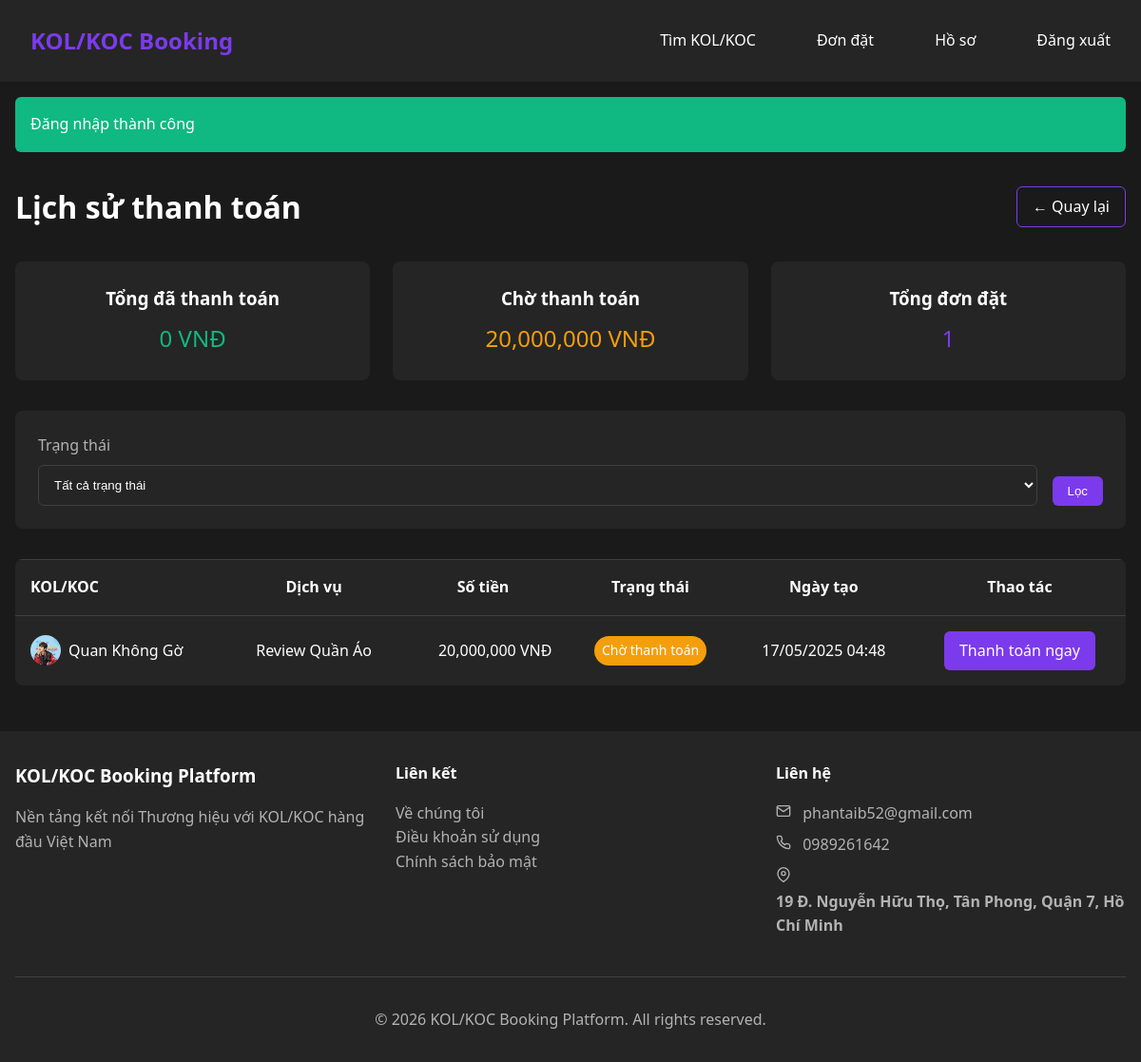
Page /brand/payment-h.php (signed in) on the committed database.
### tables this page shows
CREATE TABLE `payments` (
  `id` int(10) UNSIGNED NOT NULL,
  `booking_id` int(10) UNSIGNED NOT NULL,
  `amount` decimal(10,2) NOT NULL,
  `payment_method` varchar(50) DEFAULT NULL,
  `status` enum('pending','paid','failed') NOT NULL,
  `created_at` timestamp NOT NULL DEFAULT current_timestamp()
);

CREATE TABLE `profiles` (
  `user_id` int(10) UNSIGNED NOT NULL,
  `name` varchar(100) NOT NULL,
  `avatar` varchar(255) DEFAULT NULL,
  `bio` text DEFAULT NULL,
  `industry` varchar(100) DEFAULT NULL,
  `social_links` varchar(255) DEFAULT NULL,
  `followers` int(11) DEFAULT NULL
);

CREATE TABLE `services` (
  `id` int(10) UNSIGNED NOT NULL,
  `user_id` int(10) UNSIGNED NOT NULL,
  `name` varchar(100) NOT NULL,
  `rate` decimal(10,2) NOT NULL DEFAULT 0.00,
  `description` text NOT NULL
);

CREATE TABLE `settings` (
  `id` varchar(50) NOT NULL,
  `name` varchar(100) NOT NULL,
  `value` text DEFAULT NULL,
  `type` enum('text','image','json') NOT NULL DEFAULT 'text',
  `created_at` timestamp NOT NULL DEFAULT current_timestamp(),
  `updated_at` timestamp NOT NULL DEFAULT current_timestamp() ON UPDATE current_timestamp()
);

### includes/Database.php (called while the page is built, shortened)
<?php
class Database {
    private static $instance = null;
    private $connection;
    private function __construct() {
        try {
            $this->connection = new PDO(
                "mysql:host=" . DB_HOST . ";dbname=" . DB_NAME . ";charset=utf8mb4",
                DB_USER,
                DB_PASS,
                [
                    PDO::ATTR_ERRMODE => PDO::ERRMODE_EXCEPTION,
                    PDO::ATTR_DEFAULT_FETCH_MODE => PDO::FETCH_ASSOC,
                    PDO::ATTR_EMULATE_PREPARES => false
                ]
            );
        } catch (PDOException $e) {
            die("Connection failed: " . $e->getMessage());
        }
    }
    public static function getInstance() {
        if (self::$instance === null) {
            self::$instance = new self();
        }
        return self::$instance;
    }
    public function prepare($sql) {
        return $this->connection->prepare($sql);
    }
    public function query($sql) {
        return $this->connection->query($sql);
    }
}

### models/Settings.php (called while the page is built, shortened)
<?php
require_once __DIR__ . '/../includes/Database.php';
class Settings {
    private static $db;
    private static $instance = null;
    private function __construct() {
        self::$db = Database::getInstance();
        self::$db->query("CREATE TABLE IF NOT EXISTS settings (
            id VARCHAR(50) PRIMARY KEY,
            name VARCHAR(100) NOT NULL,
            value TEXT,
            type ENUM('text', 'image', 'json') NOT NULL DEFAULT 'text',
            created_at TIMESTAMP DEFAULT CURRENT_TIMESTAMP,
            updated_at TIMESTAMP DEFAULT CURRENT_TIMESTAMP ON UPDATE CURRENT_TIMESTAMP
        )");
        $defaultSettings = [
            'homepage_background' => ['Homepage Background Image', '', 'image'],
            'contact_email' => ['Contact Email', '', 'text'],
            'contact_phone' => ['Contact Phone', '', 'text'],
            'contact_address' => ['Contact Address', '', 'text'],
            'pinned_kols' => ['Pinned KOLs', '[]', 'json'],
            'blog_content' => ['Blog Content', '', 'text']
        ];
        foreach ($defaultSettings as $id => [$name, $value, $type]) {
            $stmt = self::$db->prepare("INSERT IGNORE INTO settings (id, name, value, type) VALUES (?, ?, ?, ?)");
            $stmt->execute([$id, $name, $value, $type]);
        }
    }
    public static function getInstance() {
        if (self::$instance === null) {
            self::$instance = new Settings();
        }
        return self::$instance;
    }
    public static function get($id) {
        self::getInstance();
        $stmt = self::$db->prepare("SELECT * FROM settings WHERE id = ?");
        $stmt->execute([$id]);
        $setting = $stmt->fetch();
        return $setting ? $setting['value'] : null;
    }
}
?>

### brand/payment-h.php (the view, shortened to what this page needs)
<?php
$db = Database::getInstance();
$where = ["b.brand_id = ?"];
$params = [$_SESSION['user_id']];
$page = max(1, filter_var($_GET['page'] ?? 1, FILTER_VALIDATE_INT));
$perPage = 10;
$offset = ($page - 1) * $perPage;
$sql = "SELECT p.*,
        s.name as service_name,
        k.name as kol_name, k.avatar as kol_avatar
        FROM payments p
        JOIN bookings b ON p.booking_id = b.id
        JOIN services s ON b.service_id = s.id
        JOIN profiles k ON b.kol_koc_id = k.user_id
        WHERE " . implode(' AND ', $where) . "
        ORDER BY p.created_at DESC
        LIMIT ? OFFSET ?";
$params[] = $perPage;
$params[] = $offset;
$stmt = $db->prepare($sql);
$stmt->execute($params);
$payments = $stmt->fetchAll();
$stats = [
    'total_paid' => (function() use ($db) {
        $stmt = $db->prepare("
            SELECT COALESCE(SUM(p.amount), 0) as total
            FROM payments p
            JOIN bookings b ON p.booking_id = b.id
            WHERE b.brand_id = ? AND p.status = 'paid'
        ");
        $stmt->execute([$_SESSION['user_id']]);
        return $stmt->fetch()['total'];
    })(),
    'pending_amount' => (function() use ($db) {
        $stmt = $db->prepare("
            SELECT COALESCE(SUM(p.amount), 0) as total
            FROM payments p
            JOIN bookings b ON p.booking_id = b.id
            WHERE b.brand_id = ? AND p.status = 'pending'
        ");
        $stmt->execute([$_SESSION['user_id']]);
        return $stmt->fetch()['total'];
    })(),
    'total_bookings' => (function() use ($db) {
        $stmt = $db->prepare("
            SELECT COUNT(*) as count
            FROM bookings
            WHERE brand_id = ?
        ");
        $stmt->execute([$_SESSION['user_id']]);
        return $stmt->fetch()['count'];
    })()
];
require_once '../includes/header.php';
?>
<link rel="stylesheet" href="../assets/css/payment.css">
<div class="payment-history-container">
    <div class="page-header">
        <h1>Lịch sử thanh toán</h1>
        <a href="../view/bookings.php" class="btn back-btn">
            ← Quay lại
        </a>
    </div>
    <div class="stats-grid">
        <div class="stat-card">
            <h3>Tổng đã thanh toán</h3>
            <p class="stat-value stat-value-success">
                <?= number_format($stats['total_paid']) ?> VNĐ
            </p>
        </div>
        <div class="stat-card">
            <h3>Chờ thanh toán</h3>
            <p class="stat-value stat-value-pending">
                <?= number_format($stats['pending_amount']) ?> VNĐ
            </p>
        </div>
        <div class="stat-card">
            <h3>Tổng đơn đặt</h3>
            <p class="stat-value stat-value-accent">
                <?= number_format($stats['total_bookings']) ?>
            </p>
        </div>
    </div>
    <div class="card" style="margin-bottom: 2rem;">
        <div class="card-body">
            <form method="GET" action="" class="filter-form">
                <div class="form-group">
                    <label for="status">Trạng thái</label>
                    <select id="status" name="status" class="form-control">
                        <option value="">Tất cả trạng thái</option>
                    </select>
                </div>
                <div class="filter-button-group">
                    <button type="submit" class="btn">Lọc</button>
                </div>
            </form>
        </div>
    </div>
    <div class="card">
        <table class="payment-table">
            <thead>
                <tr>
                    <th>KOL/KOC</th>
                    <th>Dịch vụ</th>
                    <th>Số tiền</th>
                    <th>Trạng thái</th>
                    <th>Ngày tạo</th>
                    <th>Thao tác</th>
                </tr>
            </thead>
            <tbody>
                <?php foreach ($payments as $payment): ?>
                    <tr>
                        <td>
                            <div class="flex flex-center gap-0-5">
                                <img src="<?= $payment['kol_avatar'] ? '../uploads/avatars/' . $payment['kol_avatar'] : '../assets/images/default-avatar.png' ?>"
                                     alt="<?= htmlspecialchars($payment['kol_name']) ?>"
                                     class="avatar-sm">
                                <span><?= htmlspecialchars($payment['kol_name']) ?></span>
                            </div>
                        </td>
                        <td class="center-cell">
                            <?= htmlspecialchars($payment['service_name']) ?>
                        </td>
                        <td class="amount-cell">
                            <?= number_format($payment['amount']) ?> VNĐ
                        </td>
                        <td class="center-cell">
                            <span class="payment-status <?php
                                switch($payment['status']) {
                                    case 'pending':
                                        echo 'status-pending';
                                        break;
                                }
                                ?>">
                                <?php
                                switch($payment['status']) {
                                    case 'pending':
                                        echo 'Chờ thanh toán';
                                        break;
                                }
                                ?>
                            </span>
                        </td>
                        <td class="center-cell">
                            <?= date('d/m/Y H:i', strtotime($payment['created_at'])) ?>
                        </td>
                        <td class="center-cell">
                            <?php if ($payment['status'] === 'pending'): ?>
                                <a href="../view/payment.php?booking_id=<?= $payment['booking_id'] ?>"
                                   class="btn" style="background-color: var(--accent-color);">
                                    Thanh toán ngay
                                </a>
                            <?php endif; ?>
                        </td>
                    </tr>
                <?php endforeach; ?>
            </tbody>
        </table>
    </div>
</div>
<?php require_once '../includes/footer.php'; ?>

### includes/footer.php (shortened to what this page needs)
<?php
require_once __DIR__ . '/../models/Settings.php';
?>
</main>
    <footer>
        <div class="container">
            <div class="footer-grid">
                <div>
                    <h3 class="footer-heading">KOL/KOC Booking Platform</h3>
                    <p>Nền tảng kết nối Thương hiệu với KOL/KOC hàng đầu Việt Nam</p>
                </div>
                <div>
                    <h4 class="footer-heading">Liên kết</h4>
                    <ul class="footer-list">
                        <li><a href="../view/about.php" class="footer-link">Về chúng tôi</a></li>
                        <li><a href="../view/terms.php" class="footer-link">Điều khoản sử dụng</a></li>
                        <li><a href="../view/privacy.php" class="footer-link">Chính sách bảo mật</a></li>
                    </ul>
                </div>
                <div>
                    <h4 class="footer-heading">Liên hệ</h4>
                    <ul class="footer-list">
                        <?php if ($email = Settings::get('contact_email')): ?>
                            <li class="contact-item">
                                <?= htmlspecialchars($email) ?>
                            </li>
                        <?php endif; ?>
                        <?php if ($phone = Settings::get('contact_phone')): ?>
                            <li class="contact-item">
                                <?= htmlspecialchars($phone) ?>
                            </li>
                        <?php endif; ?>
                        <?php if ($address = Settings::get('contact_address')): ?>
                            <li class="contact-item">
                                <svg xmlns="http://www.w3.org/2000/svg" width="16" height="16" viewBox="0 0 24 24" fill="none" stroke="currentColor" stroke-width="2" stroke-linecap="round" stroke-linejoin="round" class="contact-icon">
                                    <path d="M21 10c0 7-9 13-9 13s-9-6-9-13a9 9 0 0 1 18 0z"></path>
                                    <circle cx="12" cy="10" r="3"></circle>
                                </svg>
                                <span><?= htmlspecialchars_decode($address) ?></span>
                            </li>
                        <?php endif; ?>
                    </ul>
                </div>
            </div>
            <div class="footer-divider">
                <p>© <?= date('Y') ?> KOL/KOC Booking Platform. All rights reserved.</p>
            </div>
        </div>
    </footer>
</body>
</html>

### assets/css/payment.css (style rules this page uses)
.payment-history-container { max-width: 1200px; margin: 2rem auto; }
.page-header { display: flex; justify-content: space-between; align-items: center; margin-bottom: 2rem; }
.back-btn { background-color: transparent; border: 1px solid var(--accent-color); }
.card { background-color: var(--bg-secondary); border-radius: 0.5rem; overflow: hidden; }
.card-body { padding: 1.5rem; }
.stats-grid { display: grid; grid-template-columns: repeat(auto-fit, minmax(250px, 1fr)); gap: 1.5rem; margin-bottom: 2rem; }
.flex { display: flex; }
.flex-center { align-items: center; }
.gap-0-5 { gap: 0.5rem; }
.avatar-sm { width: 32px; height: 32px; border-radius: 50%; object-fit: cover; }
.payment-status { display: inline-block; padding: 0.25rem 0.5rem; border-radius: 1rem; font-size: 0.875rem; }
.status-pending { background-color: #f59e0b; color: white; }
.stat-card { background-color: var(--bg-secondary); padding: 1.5rem; border-radius: 0.5rem; text-align: center; }
.stat-card h3 { margin-bottom: 0.5rem; }
.stat-value { font-size: 1.5rem; }
.stat-value-success { color: #10b981; }
.stat-value-pending { color: #f59e0b; }
.stat-value-accent { color: var(--accent-color); }
.filter-form { display: flex; gap: 1rem; }
.filter-form .form-group { margin: 0; flex: 1; }
.filter-button-group { margin: 0; display: flex; align-items: flex-end; }
.payment-table { width: 100%; border-collapse: collapse; }
.payment-table th { padding: 1rem; text-align: left; }
.payment-table th:not(:first-child) { text-align: center; }
.payment-table tr { border-top: 1px solid var(--border-color); }
.payment-table td { padding: 1rem; }
.payment-table .amount-cell { text-align: right; }
.payment-table .center-cell { text-align: center; }

### includes/header.php (style rules this page uses)
:root { --bg-primary: #1a1a1a; --bg-secondary: #252525; --text-primary: #ffffff; --text-secondary: #b3b3b3; --accent-color: #7c3aed; --accent-hover: #6d28d9; --error-color: #ef4444; --success-color: #10b981; --border-color: #404040; }
* { margin: 0; padding: 0; box-sizing: border-box; }
body { font-family: 'Segoe UI', system-ui, sans-serif; background-color: var(--bg-primary); color: var(--text-primary); line-height: 1.6; }
.container { max-width: 1200px; margin: 0 auto; padding: 0 1rem; }
.btn { display: inline-block; padding: 0.5rem 1rem; border-radius: 0.375rem; background-color: var(--accent-color); color: white; text-decoration: none; border: none; cursor: pointer; transition: background-color 0.3s ease; }
.form-group { margin-bottom: 1rem; }
.form-group label { display: block; margin-bottom: 0.5rem; color: var(--text-secondary); }
.form-control { width: 100%; padding: 0.75rem; border: 1px solid var(--border-color); border-radius: 0.375rem; background-color: var(--bg-secondary); color: var(--text-primary); }

### includes/footer.php (style rules this page uses)
footer { background-color: var(--bg-secondary); padding: 2rem 0; margin-top: 3rem; color: var(--text-secondary); }
.footer-grid { display: grid; grid-template-columns: repeat(auto-fit, minmax(250px, 1fr)); gap: 2rem; }
.footer-heading { color: var(--text-primary); margin-bottom: 1rem; }
.footer-list { list-style: none; }
.footer-link { color: var(--text-secondary); text-decoration: none; }
.contact-item { margin-bottom: 0.5rem; }
.contact-icon { display: inline; margin-right: 0.5rem; }
.footer-divider { margin-top: 2rem; padding-top: 2rem; border-top: 1px solid var(--border-color); text-align: center; }

### rows in the picture
payments: profiles.avatar (picture), profiles.name "Quan Không Gờ", services.name "Review Quần Áo", amount "20,000,000", status "Chờ thanh toán", created_at "17/05/2025 04:48"
settings: value "phantaib52@gmail.com"
settings: value "0989261642"
settings: value "19 Đ. Nguyễn Hữu Thọ, Tân Phong, Quận 7, Hồ Chí Minh"

### other values in the picture
$flash['message'] "Đăng nhập thành công"
$stats['total_paid'] "0"
$stats['pending_amount'] "20,000,000"
$stats['total_bookings'] "1"
